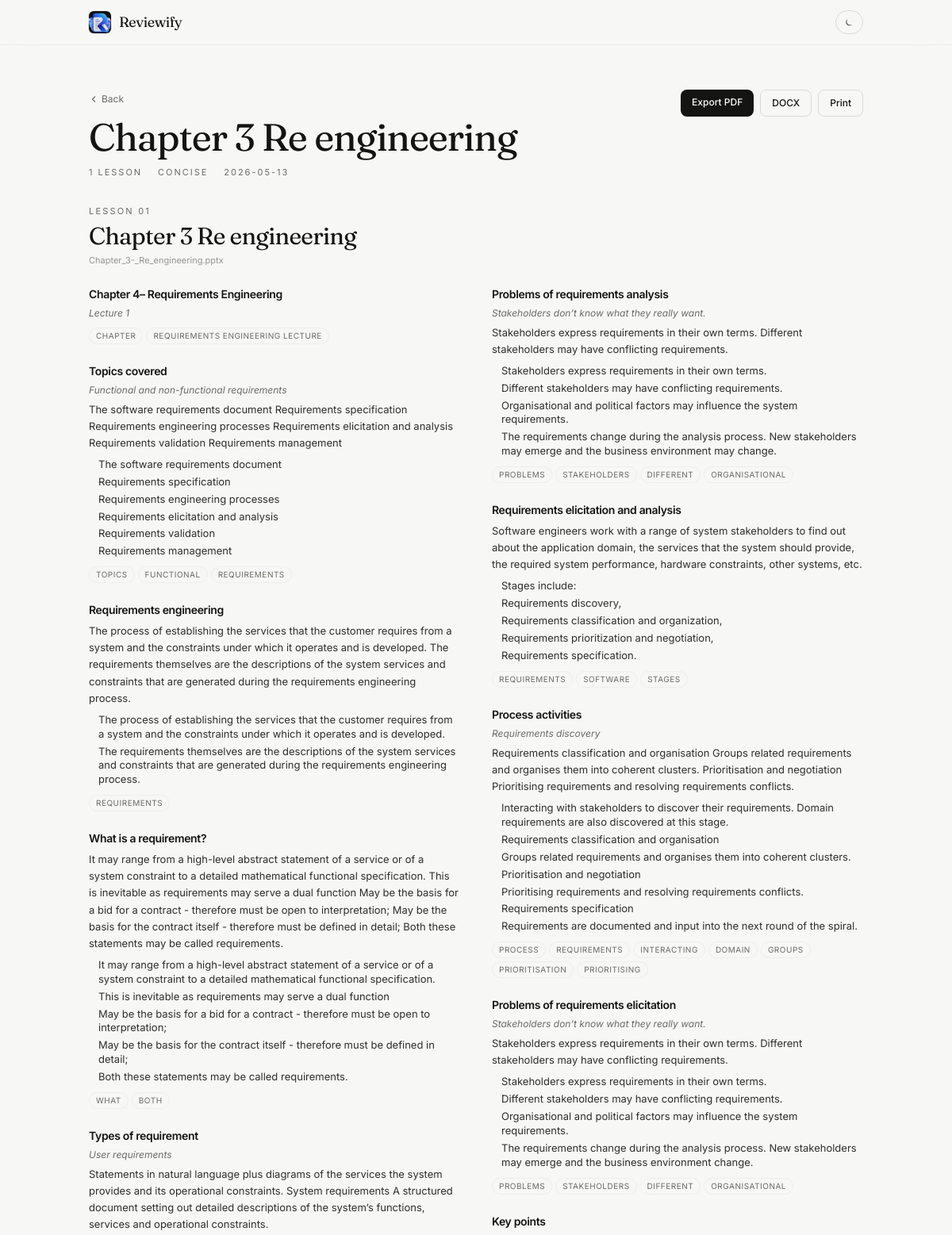
The page /reviewer/81692bb2f8ff4d088b50cf271cb6883c (upper part) on the database its author committed.
### tables this page shows
CREATE TABLE reviewers (
                id TEXT PRIMARY KEY,
                title TEXT NOT NULL,
                source_filename TEXT NOT NULL,
                created_at TEXT NOT NULL,
                mode TEXT NOT NULL DEFAULT 'concise',
                content_json TEXT NOT NULL
            );

### app.py (the view)
@app.route("/reviewer/<rid>")
def reviewer(rid):
    with db() as conn:
        row = conn.execute("SELECT * FROM reviewers WHERE id=?", (rid,)).fetchone()
    if not row:
        abort(404)
    payload = json.loads(row["content_json"])
    if isinstance(payload, list):
        lessons = [{"title": row["title"], "source": row["source_filename"],
                    "sections": payload}]
    else:
        lessons = payload.get("lessons", [])
    return render_template("reviewer.html", r=row, lessons=lessons)

### app.py (called while the page is built)
def db():
    conn = sqlite3.connect(DB_PATH)
    conn.row_factory = sqlite3.Row
    return conn

### templates/reviewer.html (shortened to what this page needs)
{% extends "base.html" %}
{% block content %}
<div class="flex items-start justify-between mb-8 print:hidden flex-wrap gap-4">
  <div>
    <a href="{{ url_for('index') }}" class="text-xs text-ink-500 hover:text-ink-900 dark:hover:text-white transition inline-flex items-center gap-1">
      <svg width="12" height="12" viewBox="0 0 24 24" fill="none" stroke="currentColor" stroke-width="2.5" stroke-linecap="round" stroke-linejoin="round"><path d="m15 18-6-6 6-6"/></svg>
      Back
    </a>
    <h1 class="font-display text-4xl md:text-5xl tracking-tight mt-3 max-w-2xl">{{ r['title'] }}</h1>
    <div class="text-[11px] uppercase tracking-[0.18em] text-ink-500 mt-3 flex items-center gap-2 flex-wrap">
      <span>{{ lessons|length }} lesson{{ '' if lessons|length == 1 else 's' }}</span>
      <span class="w-1 h-1 rounded-full bg-ink-300"></span>
      <span>{{ r['mode'] }}</span>
      <span class="w-1 h-1 rounded-full bg-ink-300"></span>
      <span>{{ r['created_at'][:10] }}</span>
    </div>
  </div>
  <div class="flex gap-2">
    <a href="{{ url_for('export', rid=r['id'], fmt='pdf') }}" class="px-3.5 py-2 rounded-lg bg-ink-900 text-white dark:bg-white dark:text-ink-900 text-xs font-medium hover:opacity-90 transition">Export PDF</a>
    <a href="{{ url_for('export', rid=r['id'], fmt='docx') }}" class="px-3.5 py-2 rounded-lg border border-ink-200 dark:border-white/10 text-xs font-medium hover:bg-white dark:hover:bg-white/5 transition">DOCX</a>
    <button onclick="window.print()" class="px-3.5 py-2 rounded-lg border border-ink-200 dark:border-white/10 text-xs font-medium hover:bg-white dark:hover:bg-white/5 transition">Print</button>
  </div>
</div>
{% for lesson in lessons %}
  <section id="lesson-{{ loop.index }}" class="mb-14 {% if not loop.first %}pt-10 border-t border-ink-100 dark:border-white/10{% endif %}">
    <header class="mb-6 print:mb-3">
      <div class="text-[11px] uppercase tracking-[0.2em] text-ink-500">Lesson {{ '%02d' % loop.index }}</div>
      <h2 class="font-display text-3xl tracking-tight mt-1.5">{{ lesson.title }}</h2>
      <div class="text-[11px] text-ink-500/70 mt-1">{{ lesson.source }}</div>
    </header>
    <article class="reviewer columns-1 md:columns-2 gap-10">
      {% for s in lesson.sections %}
        <section class="break-inside-avoid mb-6">
          <h3 class="font-semibold text-ink-900 dark:text-ink-50 text-sm mb-1.5 tracking-tight">{{ s.heading }}</h3>
          {% if s.subheading %}
            <p class="text-xs italic text-ink-500 mb-1.5">{{ s.subheading }}</p>
          {% endif %}
          {% if s.summary %}
            <p class="text-[13px] text-ink-700 dark:text-ink-200/80 leading-relaxed mb-2">{{ s.summary }}</p>
          {% endif %}
          {% if s.bullets %}
            <ul class="space-y-1 text-[13px] text-ink-700 dark:text-ink-200/80">
              {% for b in s.bullets %}
                <li class="pl-3 relative leading-snug before:content-[''] before:absolute before:left-0 before:top-[0.55em] before:w-1 before:h-1 before:rounded-full before:bg-ink-300">{{ b }}</li>
              {% endfor %}
            </ul>
          {% endif %}
          {% if s.keywords %}
            <div class="mt-2.5 flex flex-wrap gap-1">
              {% for k in s.keywords %}
                <span class="text-[10px] uppercase tracking-wider px-2 py-0.5 rounded-full border border-ink-100 dark:border-white/10 text-ink-500">{{ k }}</span>
              {% endfor %}
            </div>
          {% endif %}
        </section>
      {% endfor %}
    </article>
  </section>
{% endfor %}
{% endblock %}

### static/css/style.css (style rules this page uses)
html { -webkit-font-smoothing: antialiased; text-rendering: optimizeLegibility; }
body { font-feature-settings: "ss01", "cv11"; }

### rows shown on the page
reviewers: title "Chapter 3 Re engineering", mode "CONCISE", created_at "2026-05-13", index "01", source "Chapter_3-_Re_engineering.pptx", heading "Chapter 4– Requirements Engineering" "Topics covered" "Requirements engineering" "What is a requirement?" "Types of requirement" "Problems of requirements analysis" "Requirements elicitation and analysis" "Process activities" "Problems of requirements elicitation" "Key points", subheading "Lecture 1" "Functional and non-functional requirements" "User requirements" "Stakeholders don’t know what they really want." "Requirements discovery" "Stakeholders don’t know what they really want.", keywords "CHAPTER" "REQUIREMENTS ENGINEERING LECTURE" "TOPICS" "FUNCTIONAL" "REQUIREMENTS" "REQUIREMENTS" "WHAT" "BOTH" "PROBLEMS" "STAKEHOLDERS" "DIFFERENT" "ORGANISATIONAL" "REQUIREMENTS" "SOFTWARE" "STAGES" "PROCESS" "REQUIREMENTS" "INTERACTING" "DOMAIN" "GROUPS" "PRIORITISATION" "PRIORITISING" "PROBLEMS" "STAKEHOLDERS" "DIFFERENT" "ORGANISATIONAL", summary "The software requirements document Requirements specification Requirements engineering processes Requirements elicitation and analysis Requirements validation Requirements management" "The process of establishing the services that the customer requires from a system and the constraints under which it operates and is developed. The requirements themselves are the descriptions of the system services and constraints that are generated during the requirements engineering process." "It may range from a high-level abstract statement of a service or of a system constraint to a detailed mathematical functional specification. This is inevitable as requirements may serve a dual function May be the basis for a bid for a contract - therefore must be open to interpretation; May be the basis for the contract itself - therefore must be defined in detail; Both these statements may be called requirements." "Statements in natural language plus diagrams of the services the system provides and its operational constraints. System requirements A structured document setting out detailed descriptions of the system’s functions, services and operational constraints." "Stakeholders express requirements in their own terms. Different stakeholders may have conflicting requirements." "Software engineers work with a range of system stakeholders to find out about the application domain, the services that the system should provide, the required system performance, hardware constraints, other systems, etc." "Requirements classification and organisation Groups related requirements and organises them into coherent clusters. Prioritisation and negotiation Prioritising requirements and resolving requirements conflicts." "Stakeholders express requirements in their own terms. Different stakeholders may have conflicting requirements.", bullets "The software requirements document" "Requirements specification" "Requirements engineering processes" "Requirements elicitation and analysis" "Requirements validation" "Requirements management" "The process of establishing the services that the customer requires from a system and the constraints under which it operates and is developed." "The requirements themselves are the descriptions of the system services and constraints that are generated during the requirements engineering process." "It may range from a high-level abstract statement of a service or of a system constraint to a detailed mathematical functional specification." "This is inevitable as requirements may serve a dual function" "May be the basis for a bid for a contract - therefore must be open to interpretation;" "May be the basis for the contract itself - therefore must be defined in detail;" "Both these statements may be called requirements." "Stakeholders express requirements in their own terms." "Different stakeholders may have conflicting requirements." "Organisational and political factors may influence the system requirements." "The requirements change during the analysis process. New stakeholders may emerge and the business environment may change." "Stages include:" "Requirements discovery," "Requirements classification and organization," "Requirements prioritization and negotiation," "Requirements specification." "Interacting with stakeholders to discover their requirements. Domain requirements are also discovered at this stage." "Requirements classification and organisation" "Groups related requirements and organises them into coherent clusters." "Prioritisation and negotiation" "Prioritising requirements and resolving requirements conflicts." "Requirements specification" "Requirements are documented and input into the next round of the spiral." "Stakeholders express requirements in their own terms." "Different stakeholders may have conflicting requirements." "Organisational and political factors may influence the system requirements." "The requirements change during the analysis process. New stakeholders may emerge and the business environment change."

### other values the page prints
{{ lessons|length }} "1"
